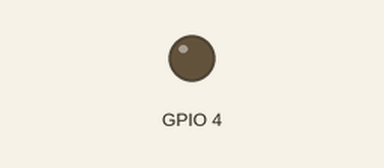
This program was run on a simulated ESP32. Shown: output pins drawn as LEDs (lit = HIGH). WiFi joins after 1.5 s; servers stay silent unless stated; uploads are accepted with an empty reply; the camera gives no picture; what the program prints to the serial monitor is not drawn. At 2.3 s the program puts the board to deep sleep or switches it off; the recording ends there.

Above: at 0.6 s.
Timing chart, 0 to 2.1 s (numbered marks = the images above):
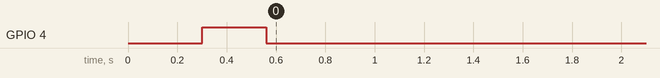

The program:

main.cpp
```cpp
// (licence header left out)
#include <WiFi.h>
#include <HTTPClient.h>
#include <soc/soc.h>
#include <soc/rtc_cntl_reg.h>

#include "env.h"
#include "less_verbose_camera.h"

WiFiClientSecure client;

uint64_t seconds_to_uS(uint64_t seconds)
{
  return seconds * 1000000;
}

void connect_to_wifi()
{
  Serial.println("Connecting to wifi");
  WiFi.mode(WIFI_STA);
  WiFi.begin(ssid, password);

  while (WiFi.status() != WL_CONNECTED)
  {
    Serial.print(".");
    delay(500);
  }
  Serial.println("Wifi connected");
  client.setCACert(rootCACert);
}

void setup()
{
  WRITE_PERI_REG(RTC_CNTL_BROWN_OUT_REG, 0);
  esp_sleep_enable_timer_wakeup(seconds_to_uS(20 * 60)); // Take a picture every 15 minutes
  Serial.begin(115200);
  pinMode(esp32cam_pins.internal_led, OUTPUT);

#ifdef TEST_FOR_OPEN_FRIDGE // Be stealthy by not taking a picture when the fridge is open
  // setup camera to take a grayscale image to check if the fridge is currently open
  camera_config.pixel_format = PIXFORMAT_GRAYSCALE;
  camera_config.frame_size = FRAMESIZE_CIF;
  camera_config.fb_count = 1;

  esp_err_t err = esp_camera_init(&camera_config);
  if (err != ESP_OK)
  {
    Serial.printf("Camera init failed with error 0x%x", err);
    delay(1000);
    ESP.restart();
  }
  camera_fb_t *fb = NULL;

  // take the image
  Serial.println("Testing light conditions...");
  fb = esp_camera_fb_get();
  if (!fb)
  {
    Serial.println("Camera capture failed");
    delay(1000);
    ESP.restart();
  }

  int num_times_too_bright = 0;
  for (size_t i = 1; i < fb->len; i *= 2)
  {
    Serial.print(fb->buf[i]);
    Serial.print(", ");
    if (fb->buf[i] > 32)
    {
      num_times_too_bright++;
    }
  }
  esp_camera_fb_return(fb);
  esp_camera_deinit();

  Serial.printf("The value was %d times too bright\n", num_times_too_bright);
  if (num_times_too_bright > 5)
  {
    Serial.println("Too bright, restarting");
    delay(10000); // wait 10 seconds
    ESP.restart();
  }
#else
  esp_err_t err = NULL;
  camera_fb_t *fb = NULL;
#endif

  // at this point we know we're safe to take a picture with the flashlight
  // init with high specs to pre-allocate larger buffers
  if (psramFound())
  {
    camera_config.frame_size = FRAMESIZE_SVGA;
    camera_config.jpeg_quality = 9; //0-63 lower number means higher quality
    camera_config.fb_count = 2;
    Serial.println("PSRAM found, initializing camera with FRAMESIZE_SVGA and jpeg quality 9");
  }
  else
  {
    camera_config.frame_size = FRAMESIZE_CIF;
    camera_config.jpeg_quality = 12; //0-63 lower number means higher quality
    camera_config.fb_count = 1;
    Serial.println("PSRAM not found, initializing camera with FRAMESIZE_CIF and jpeg quality 12");
  }
  camera_config.pixel_format = PIXFORMAT_JPEG;

  // camera init
  err = esp_camera_init(&camera_config);
  if (err != ESP_OK)
  {
    Serial.printf("Camera init failed with error 0x%x", err);
    delay(1000);
    ESP.restart();
  }

  Serial.println("Taking picture...");
  digitalWrite(esp32cam_pins.internal_led, HIGH);
  delay(100);
  fb = esp_camera_fb_get();
  delay(100);
  digitalWrite(esp32cam_pins.internal_led, LOW);
  if (!fb)
  {
    Serial.println("Camera capture failed");
    delay(1000);
    ESP.restart();
  }

  // wifi drains the battery quite a bit, so we do it as late as we can
  connect_to_wifi();

  Serial.println("Connecting to server");
  if (!client.connect(host.c_str(), port))
  {
    Serial.println("Connection to server failed!");
  }
  else
  {
    Serial.println("Posting image");
    client.println("POST " + path + " HTTP/1.1");
    client.println("Host: " + host);
    client.println("Content-Type: image/jpeg");
    client.println("Content-Length: " + String(fb->len));
    client.println("Authorization: Bearer " + token);
    client.println("Connection: close");
    client.println();

    uint8_t *fbBuf = fb->buf;
    size_t fbLen = fb->len;
    for (size_t n = 0; n < fbLen; n = n + 1024)
    {
      if (n + 1024 < fbLen)
      {
        client.write(fbBuf, 1024);
        fbBuf += 1024;
      }
      else if (fbLen % 1024 > 0)
      {
        size_t remainder = fbLen % 1024;
        client.write(fbBuf, remainder);
      }
    }

    esp_camera_fb_return(fb);
    esp_camera_deinit();

    Serial.println("Response:");
    while (client.connected())
    {
      String line = client.readStringUntil('\n');
      Serial.println(line);
      if (line == "\r")
      {
        Serial.println("headers received");
        break;
      }
    }
    // if there are incoming bytes available
    // from the server, read them and print them:
    while (client.available())
    {
      char c = client.read();
      Serial.write(c);
    }

    Serial.println("Great Success!");
  }

  Serial.println("BRAVO TANGO DELTA GOING DARK");
  esp_deep_sleep_start();
}

void loop() {}
```

env.h
```cpp
const constexpr char *rootCACert = R"(-----BEGIN CERTIFICATE-----
MIIFazCCA1OgAwIBAgIRAIIQz7DSQONZRGPgu2OCiwAwDQYJKoZIhvcNAQELBQAw
-----END CERTIFICATE-----
)";

const constexpr char *ssid = "mySSID";
const constexpr char *password = "myPASS";
const String token = "bearerTOKEN";
const String host = "bla.com";
const String path = "https://" + host + "/api/v1/images";
const constexpr uint16_t port = 443;
```

less_verbose_camera.h
```cpp
#include <esp_camera.h>

const constexpr struct esp32cam_pins
{
  const int pwdn_gpio_num = 32;
  const int reset_gpio_num = -1;
  const int xclk_gpio_num = 0;
  const int siod_gpio_num = 26;
  const int sioc_gpio_num = 27;
  const int y9_gpio_num = 35;
  const int y8_gpio_num = 34;
  const int y7_gpio_num = 39;
  const int y6_gpio_num = 36;
  const int y5_gpio_num = 21;
  const int y4_gpio_num = 19;
  const int y3_gpio_num = 18;
  const int y2_gpio_num = 5;
  const int vsync_gpio_num = 25;
  const int href_gpio_num = 23;
  const int pclk_gpio_num = 22;
  const int internal_led = 4;
} esp32cam_pins;

camera_config_t camera_config = {
    .pin_pwdn = esp32cam_pins.pwdn_gpio_num,
    .pin_reset = esp32cam_pins.reset_gpio_num,
    .pin_xclk = esp32cam_pins.xclk_gpio_num,
    .pin_sscb_sda = esp32cam_pins.siod_gpio_num,
    .pin_sscb_scl = esp32cam_pins.sioc_gpio_num,
    .pin_d7 = esp32cam_pins.y9_gpio_num,
    .pin_d6 = esp32cam_pins.y8_gpio_num,
    .pin_d5 = esp32cam_pins.y7_gpio_num,
    .pin_d4 = esp32cam_pins.y6_gpio_num,
    .pin_d3 = esp32cam_pins.y5_gpio_num,
    .pin_d2 = esp32cam_pins.y4_gpio_num,
    .pin_d1 = esp32cam_pins.y3_gpio_num,
    .pin_d0 = esp32cam_pins.y2_gpio_num,
    .pin_vsync = esp32cam_pins.vsync_gpio_num,
    .pin_href = esp32cam_pins.href_gpio_num,
    .pin_pclk = esp32cam_pins.pclk_gpio_num,

    .xclk_freq_hz = 20000000,

    .ledc_timer = LEDC_TIMER_0,
    .ledc_channel = LEDC_CHANNEL_0,

    .pixel_format = PIXFORMAT_GRAYSCALE,
    .frame_size = FRAMESIZE_SVGA,

    .jpeg_quality = 10,
    .fb_count = 2};
```

Measured:
- by itself, GPIO 4: LOW → HIGH at 0.30 s, → LOW 0.26 s later
